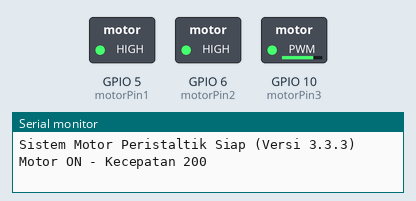
Bench run of a sketch on a simulated ESP32-S3. On the bench: switched loads named in the sketch (green lamp = pin HIGH), the last lines printed to the serial monitor.

Above: at 0.05 s.
At 6.95 s:
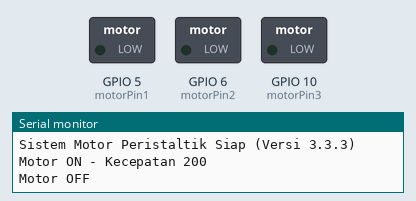
Timing chart, 0 to 9.1 s (numbered marks = the images above):
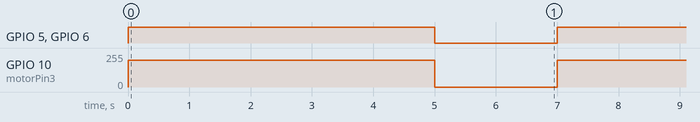

Measured:
- by itself, GPIO 5 (motorPin1), GPIO 6 (motorPin2): alternates HIGH for 5.0 s and LOW for 2.0 s
- by itself, GPIO 10 (motorPin3): alternates 199/255 for 5.0 s and 0/255 for 2.0 s

The sketch:

Test_Motor_Peristaltik.ino
```cpp
// Definisi Pin Motor Peristaltik
const int motorPin1 = 5;
const int motorPin2 = 6;
const int motorPin3 = 10;

// Konfigurasi PWM (Sesuai standar ESP32 3.x)
const int frekuensi = 5000;    // 5 kHz
const int resolusi = 8;        // 8-bit (0-255)

void setup() {
  Serial.begin(115200);

  // Perbaikan: Di versi 3.x, ledcSetup & ledcAttachPin DIGANTI menjadi ledcAttach
  ledcAttach(motorPin1, frekuensi, resolusi);
  ledcAttach(motorPin2, frekuensi, resolusi);
  ledcAttach(motorPin3, frekuensi, resolusi);

  Serial.println("Sistem Motor Peristaltik Siap (Versi 3.3.3)");
}

void loop() {
  // Contoh: Menjalankan motor dengan kecepatan 200 (sekitar 80%)
  ledcWrite(motorPin1, 255);
  ledcWrite(motorPin2, 255);
  ledcWrite(motorPin3, 200);

  Serial.println("Motor ON - Kecepatan 200");
  delay(5000); // Jalan 5 detik

  // Mematikan motor
  ledcWrite(motorPin1, 0);
  ledcWrite(motorPin2, 0);
  ledcWrite(motorPin3, 0);

  Serial.println("Motor OFF");
  delay(2000); // Berhenti 2 detik
}
```
